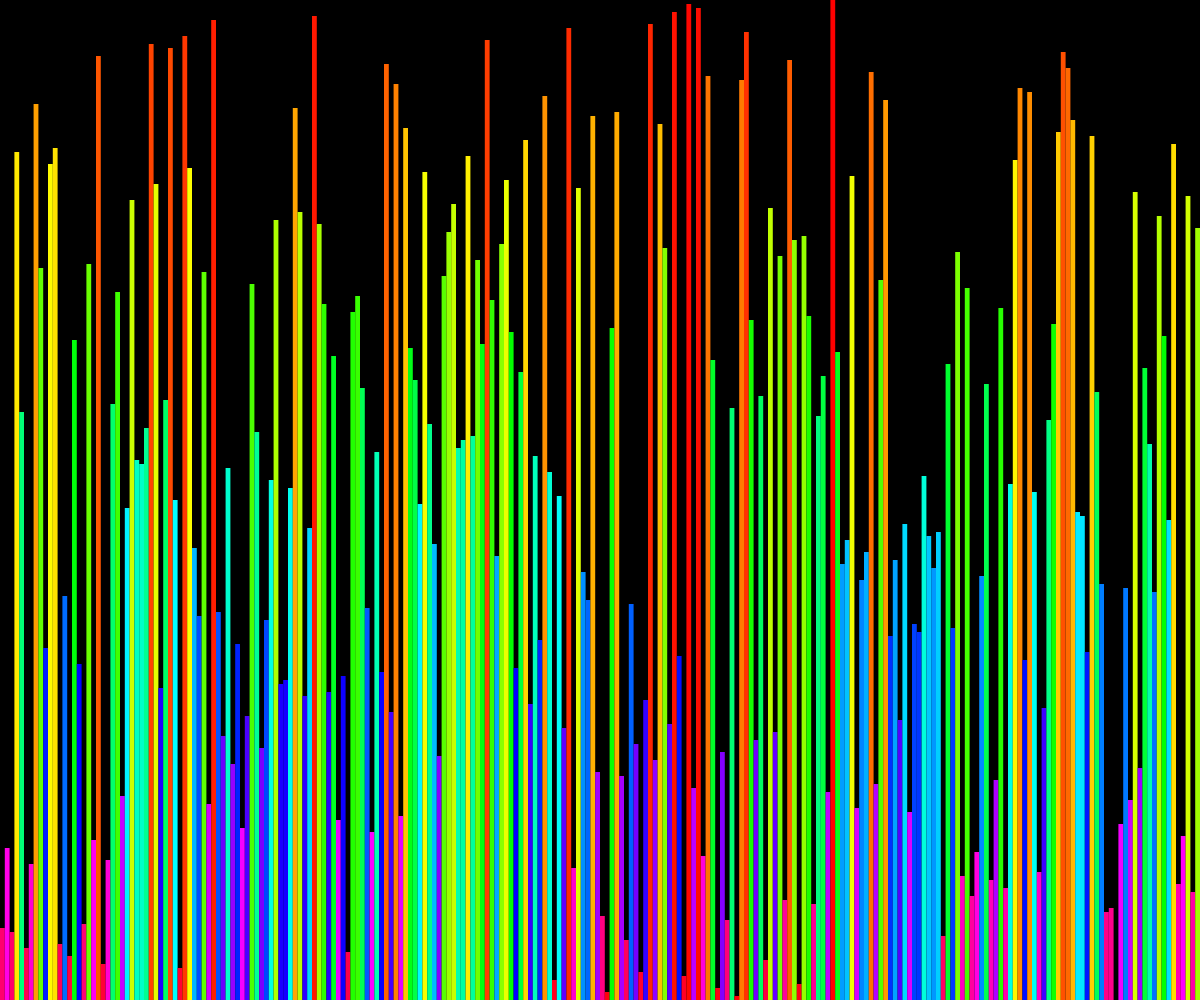
Frame 1 (no input)
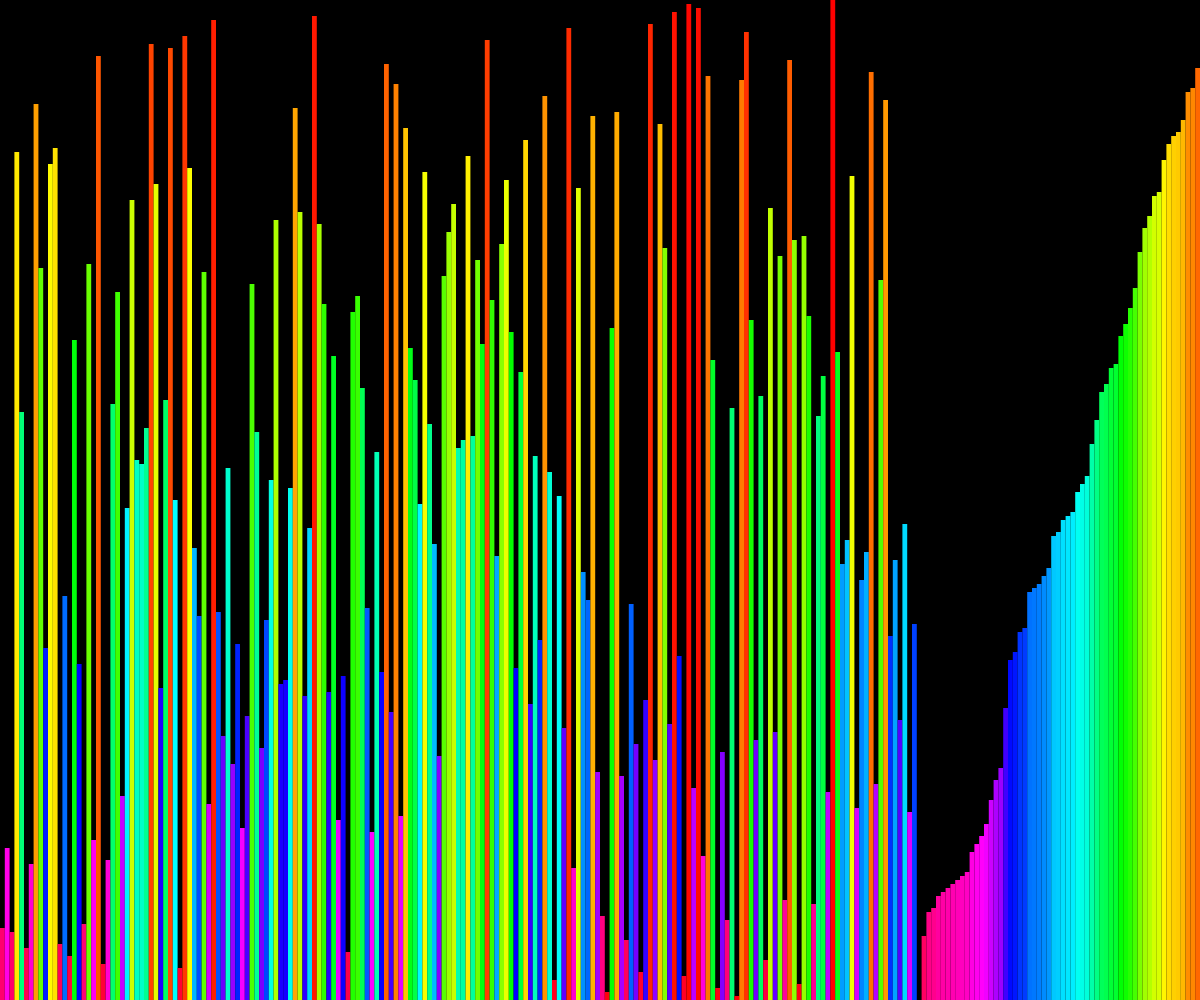
Frame 60 (no input)
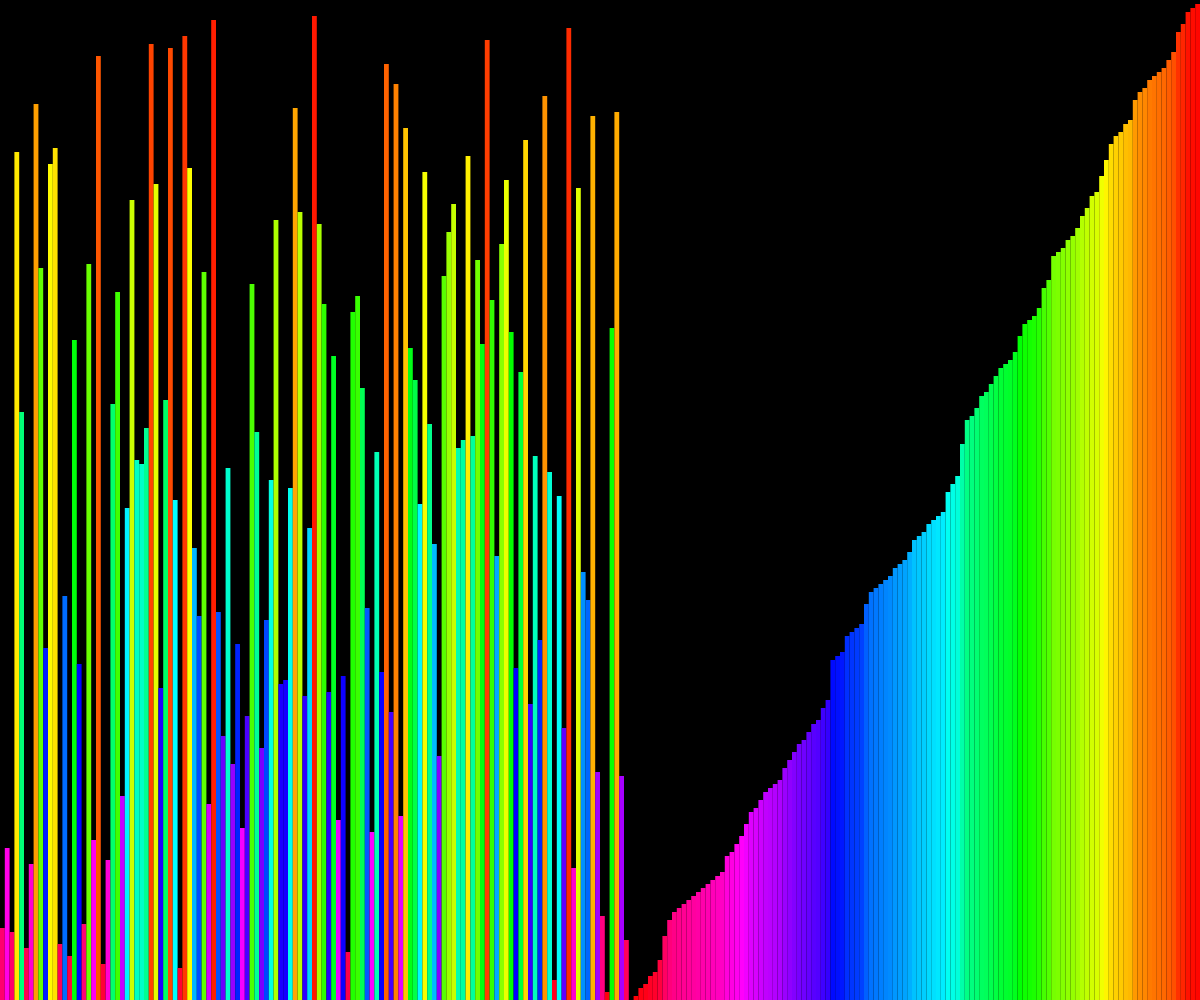
Frame 120 (the mouse pressed at the canvas centre since frame 60)

The p5.js sketch that drew these frames (run headless with seeded random() and noise() and a simulated clock; from frame 60 on, the mouse is pressed at the canvas centre):

// p5.js sketch
// ── sketch.js
var length = 500;
var width = 500;
var items = [];
var n = 250;
var index = 0;
function setup() {
  // put setup code here
  length = windowWidth;
  width = windowHeight;
  createCanvas(windowWidth , windowHeight);
  for (var i = n; i >= 0; i--) {
    items.push(new Bar(i,i/n));
  }
  randomize(items);
    index = 0;

  

}





function draw() {
  // put drawing code here
  createCanvas(windowWidth , windowHeight);
  if(index<items.length)
  {
    for (var j = index; j >0; j--) {
        if(items[j-1].height<=items[j].height)
        {
          break;
        }
        var temp = items[j-1].height;
        items[j-1].height = items[j].height;
        items[j].height = temp;
    }
  }
  index++;
  
  noStroke();





  background('black');
  for (var i = items.length - 1; i >= 0; i--) {
    items[i].display();
    

  } 
}


function Bar(pos,height)
{
  this.pos = pos;
  this.height = height;

  this.move = function(newPos)
  {
    this.pos = newPos;
  }
  this.display = function ()
  {
    colorMode(HSB,100);
    fill(map(this.height*windowHeight,0,windowHeight,0,100),100,100);
    rectMode(CORNERS);
    rect(windowWidth/n*this.pos,windowHeight, windowWidth/n*this.pos+windowWidth/n,this.height*windowHeight);
  }


}
function randomize(items)
{
  for (var j = 10; j >= 0; j--) {
    for (var i = items.length - 1; i >= 0; i--) {
        index = int(random(items.length));
        var temp = items[i].height;
        items[i].height = items[index].height;
        items[index].height = temp;
  }
}

}
